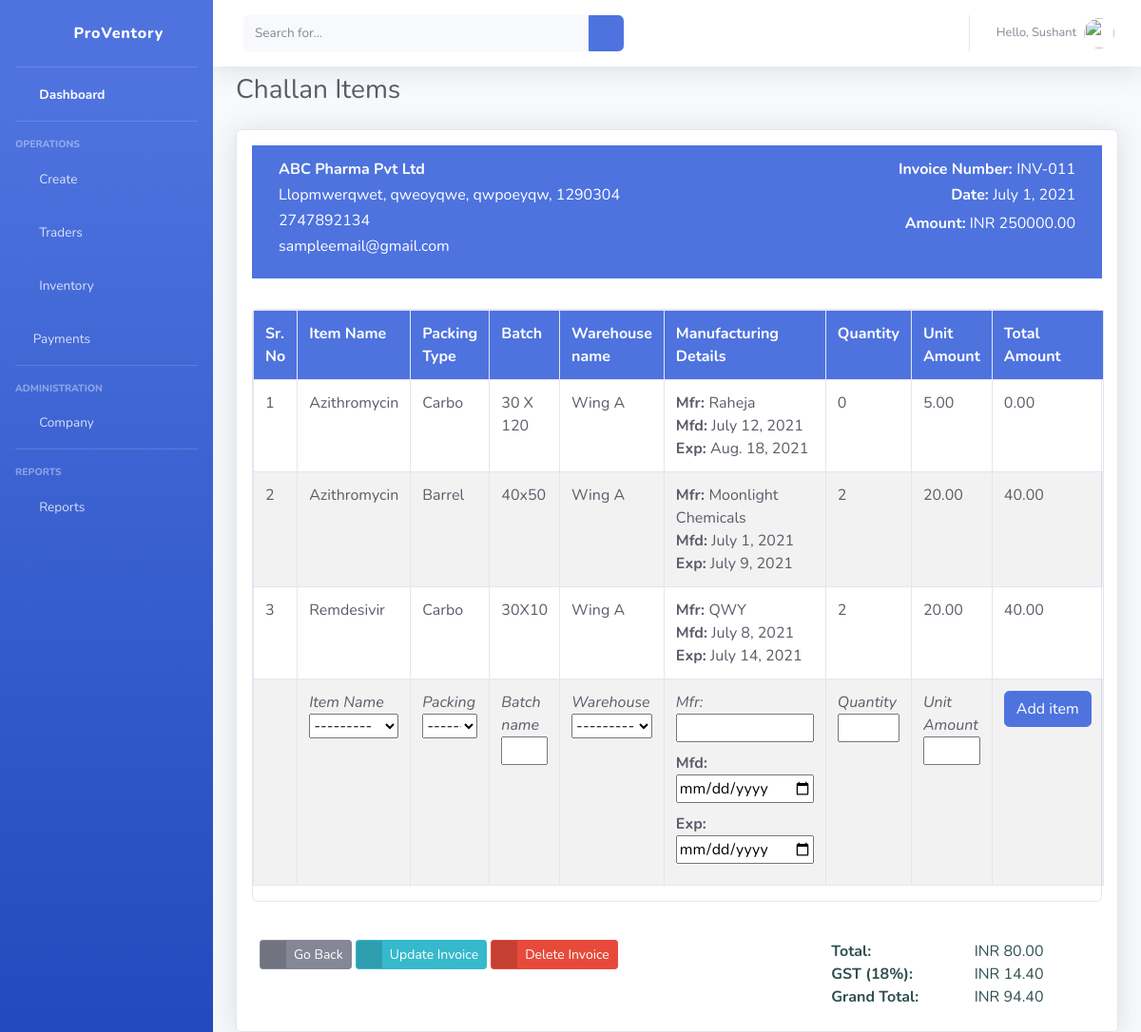
Page /invoice-items/1 (signed in) on the committed database.
### dashboard/models.py (models this page shows, shortened)
class Invoice(models.Model):
    trader_id = models.ForeignKey(Trader, null=True, on_delete=models.CASCADE)
    inv_no = models.CharField(max_length=50, null=True)
    inv_date = models.DateField(null=True)
    inv_amount = models.DecimalField(decimal_places=2, max_digits=10, validators=[MinValueValidator(Decimal('0.01'))])

class Trader(models.Model):
    name = models.CharField(max_length=100, null=True)
    address = models.CharField(max_length=200, null=True)
    email = models.EmailField(null=True)
    contact = models.CharField(max_length=50, null=True)
    gstin = models.CharField(max_length=20, null=True)
    date_added = models.DateField(auto_now=True)

class InvoiceItems(models.Model):
    invoice = models.ForeignKey(Invoice, null=True, on_delete=models.CASCADE)
    item_id = models.ForeignKey(Item, null=True, on_delete=models.DO_NOTHING)
    packing_id = models.ForeignKey(Packing, null=True, on_delete=models.DO_NOTHING)
    warehouse_id = models.ForeignKey(Warehouse, null=True, on_delete=models.DO_NOTHING)
    batch_name = models.CharField(max_length=50, null=True)
    manufacturer_name = models.CharField(max_length=50, null=True)
    manufacturing_date = models.DateField(null=True)
    expiry_date = models.DateField(null=True)
    quantity = models.PositiveIntegerField(null=True)
    unit_amount = models.DecimalField(null=True, max_digits=10, decimal_places=2, validators=[MinValueValidator(Decimal('0.01'))])
    total_amount = models.DecimalField(null=True, max_digits=10, decimal_places=2, validators=[MinValueValidator(Decimal('0.01'))])

class Item(models.Model):
    name = models.CharField(max_length=30, null=True)
    code = models.CharField(max_length=20, null=True, unique=True)
    details = models.CharField(max_length=80, null=True)
    def __str__(self):
        s = "["+self.code + "] "+self.name
        return s

class Packing(models.Model):
    type = models.CharField(max_length=20, null=True, unique=True)
    def __str__(self):
        return self.type

class Warehouse(models.Model):
    office_id = models.ForeignKey(Office, null=True, on_delete=models.CASCADE)
    name = models.CharField(max_length=50, null=True)
    code = models.CharField(max_length=10, null=True, unique=True)
    date_added = models.DateField()
    def __str__(self):
        s = "["+self.code+"] "+self.name
        return s

### dashboard/views.py (the view)
# urls.py: path('invoice-items/<int:invoice>', views.viewInvoiceItems, name='invoice-items'),
@login_required(login_url='login')
def viewInvoiceItems(request, invoice):
    pageTitle = "Add challan items | ProVentory - IMS"
    pageHeading = "Challan Items"
    createButtonText = ""
    currentInvoice = Invoice.objects.get(pk=invoice)
    invoiceItems = InvoiceItems.objects.filter(invoice=currentInvoice.id)
    total_amount = 0
    gst = 0
    grand_total = 0
    if InvoiceItems.objects.filter(invoice=currentInvoice.id).count() > 0:
        total_amount = round(
            InvoiceItems.objects.filter(invoice=currentInvoice.id).aggregate(Sum('total_amount'))['total_amount__sum'],
            2)
        gst = round(total_amount * decimal.Decimal(0.18), 2)
        grand_total = total_amount + gst
    if request.method == "POST":
        form = AddInvoiceItemsForm(request.POST)
        if form.is_valid():
            newItem = form.save(commit=False)
            newItem.invoice = currentInvoice
            newItem.total_amount = newItem.quantity * newItem.unit_amount
            newItem.save()
            messages.success(request, "Item added successfully")
            return redirect(reverse('invoice-items', kwargs={'invoice': currentInvoice.id}))
        else:
            if form.errors:
                for err in form.errors:
                    messages.error(request, cleanhtml(str(form.errors[err])))
    else:
        form = AddInvoiceItemsForm()
    context = {
        "title": pageTitle,
        "heading": pageHeading,
        "createButtonText": createButtonText,
        "currentInvoice": currentInvoice,
        "invoiceItems": invoiceItems,
        "addInvoiceItemsForm": form,
        "total_amount": total_amount,
        "gst": gst,
        "grand_total": grand_total
    }
    return render(request, "dashboard/invoice-items.html", context)

### templates/dashboard/invoice-items.html (shortened to what this page needs)
{% extends 'partials/base.html' %}
{% load crispy_forms_tags %}
{% block pageheading %} {{ heading }} {% endblock %}
{%block content %}
{% if user.is_authenticated and user.is_staff %}
<div class="card shadow">
    <div class="row m-3 p-3 bg-primary text-white" >
        <div class="col-md-6">
            <h6><b>{{ currentInvoice.trader_id.name }}</b></h6>
            <h6>{{ currentInvoice.trader_id.address }}</h6>
            <h6>{{ currentInvoice.trader_id.contact }}</h6>
            <h6>{{ currentInvoice.trader_id.email }}</h6>
        </div>
        <div class="col-md-6" style="text-align:right;">
            <h6><b>Invoice Number: </b>{{ currentInvoice.inv_no }}</h6>
            <h6><b>Date: </b>{{ currentInvoice.inv_date }}</h6>
            <b>Amount:</b> INR {{ currentInvoice.inv_amount }}
        </div>
    </div>
    <div class="row card m-3">
        <table id="itemsTable" class="table table-striped table-bordered text-dark">
            <tr class="bg-primary text-white">
                <th>Sr. No</th>
                <th>Item Name</th>
                <th>Packing Type</th>
                <th>Batch</th>
                <th>Warehouse name</th>
                <th>Manufacturing Details</th>
                <th>Quantity</th>
                <th>Unit Amount</th>
                <th>Total Amount</th>
            </tr>
            {% for item in invoiceItems %}
            <tr>
                <td>{{ forloop.counter }}</td>
                <td>{{ item.item_id.name }}<br>
                <a href="{% url 'update-invoice-item' item.id %}" class="btn btn-sm"><i class="fas fa-pen" style="color:#F0C33C;"></i></a>
                    <a href="{% url 'delete-invoice-item' item.id %}" class="btn btn-sm"><i class="fas fa-trash" style="color:#DC3545;"></i></a></td>
                <td>{{ item.packing_id.type }}</td>
                <td>{{ item.batch_name }}</td>
                <td>{{ item.warehouse_id.name }}</td>
                <td><b>Mfr: </b> {{ item.manufacturer_name }}<br>
                <b>Mfd: </b>{{ item.manufacturing_date }}<br>
                <b>Exp: </b>{{ item.expiry_date }}</td>
                <td>{{ item.quantity }}</td>
                <td>{{ item.unit_amount }}</td>
                <td>{{  item.total_amount }}</td>
            </tr>
            {% endfor %}
            <tr>
                <td></td>
                <form method="POST">
                    <td><i>Item Name</i>{{ addInvoiceItemsForm.item_id }}</td>
                <td><i>Packing</i>{{ addInvoiceItemsForm.packing_id }}</td>
                <td><i>Batch name</i>{{ addInvoiceItemsForm.batch_name }}</td>
                <td><i>Warehouse</i>{{ addInvoiceItemsForm.warehouse_id }}</td>
                <td><i>Mfr:</i>{{ addInvoiceItemsForm.manufacturer_name }}<br>
                    <b>Mfd: </b>{{ addInvoiceItemsForm.manufacturing_date }}<br>
                    <b>Exp: </b>{{ addInvoiceItemsForm.expiry_date }}</td>
                <td><i>Quantity</i>{{ addInvoiceItemsForm.quantity }}</td>
                <td><i>Unit Amount</i>{{ addInvoiceItemsForm.unit_amount}}</td>
                <td><input class="btn btn-primary float-right" type="submit" value="Add item"></td>
            </form>
            </tr>
        </table>
    </div>
    <div class="row p-4">
        <div class="col-md-8">
            <a href="{% url 'view-invoice' %}" class="btn btn-secondary btn-sm btn-icon-split">
                <span class="icon"><i class="fas fa-arrow-left"></i></span>
                <span class="text">Go Back</span>
            </a>
            <a href="{% url 'update-invoice' currentInvoice.id %}" class="btn btn-info btn-sm btn-icon-split">
                <span class="icon"><i class="fas fa-pen"></i></span>
                <span class="text">Update Invoice</span>
            </a>
            <a href="{% url 'delete-invoice' currentInvoice.id %}" class="btn btn-danger btn-sm btn-icon-split">
                <span class="icon"><i class="fas fa-trash"></i></span>
                <span class="text">Delete Invoice</span>
            </a>
        </div>
        <div class="col-md-4">
            <div class="row">
            <div class="col-md-6"><b>Total:</b></div>
            <div class="col-md-6" style="text-align:left;">INR {{ total_amount }}</div>
            <div class="col-md-6"><b>GST (18%):</b></div>
            <div class="col-md-6" style="text-align:left;">INR {{ gst }}</div>
            <div class="col-md-6"><b>Grand Total:</b></div>
            <div class="col-md-6" style="text-align:left;">INR {{ grand_total }}</div>
            </div>
        </div>
    </div>
</div>
{% endif %}
{% endblock %}

### templates/partials/base.html (shortened to what this page needs)
<!DOCTYPE html>
<html lang="en">
{% load static %}
{% load crispy_forms_tags %}
<head>
    <link href="{% static 'dashboard/vendor/fontawesome-free/css/all.min.css' %}" rel="stylesheet" type="text/css">
    <link href="{% static 'dashboard/css/sb-admin-2.min.css' %}" rel="stylesheet">
    <link href="{% static 'dashboard/css/customstyle.css' %}" rel="stylesheet">
    <link rel="stylesheet" type="text/css" href="https://cdn.datatables.net/1.10.25/css/jquery.dataTables.css">
    <link href="https://cdnjs.cloudflare.com/ajax/libs/toastr.js/2.0.1/css/toastr.css" rel="stylesheet"/>
</head>
<body id="page-top">
<div id="wrapper">
    <ul class="navbar-nav bg-gradient-primary sidebar sidebar-dark accordion" id="accordionSidebar">
        <a class="sidebar-brand d-flex align-items-center justify-content-center" href="{% url 'index' %}">
            <div class="sidebar-brand-icon rotate-n-15">
                <i class="fas fa-boxes"></i>
            </div>
            <div class="sidebar-brand-text mx-3">ProVentory</div>
        </a>
        <hr class="sidebar-divider my-0">
        <li class="nav-item active">
            <a class="nav-link" href="{% url 'index' %}">
                <i class="fas fa-fw fa-tachometer-alt"></i>
                <span>Dashboard</span></a>
        </li>
        <hr class="sidebar-divider">
        <div class="sidebar-heading">
            Operations
        </div>
        <li class="nav-item">
            <a class="nav-link collapsed" href="#" data-toggle="collapse" data-target="#collapseOne"
               aria-expanded="true" aria-controls="collapseOne">
                <i class="fas fa-fw fa-plus-circle"></i>
                <span>Create</span>
            </a>
        </li>
        <li class="nav-item">
            <a class="nav-link collapsed" href="#" data-toggle="collapse" data-target="#collapseTwo"
               aria-expanded="true" aria-controls="collapseTwo">
                <i class="fas fa-fw fa-users"></i>
                <span>Traders</span>
            </a>
        </li>
        <li class="nav-item">
            <a class="nav-link collapsed" href="#" data-toggle="collapse" data-target="#collapseUtilities"
               aria-expanded="true" aria-controls="collapseUtilities">
                <i class="fas fa-fw fa-box"></i>
                <span>Inventory</span>
            </a>
        </li>
        <li class="nav-item">
            <a class="nav-link collapsed" href="#" data-toggle="collapse" data-target="#collapsePayments"
               aria-expanded="true" aria-controls="collapsePayments">
                <i class="far fa-money-bill-alt"></i>
                <span>Payments</span>
            </a>
        </li>
        <hr class="sidebar-divider">
        <div class="sidebar-heading">
            Administration
        </div>
        <li class="nav-item">
            <a class="nav-link collapsed" href="#" data-toggle="collapse" data-target="#collapseCompany"
               aria-expanded="true" aria-controls="collapseCompany">
                <i class="fas fa-fw fa-building"></i>
                <span>Company</span>
            </a>
        </li>
        <hr class="sidebar-divider">
        <div class="sidebar-heading">
            Reports
        </div>
        <li class="nav-item">
            <a class="nav-link collapsed" href="#" data-toggle="collapse" data-target="#collapsePages"
               aria-expanded="true" aria-controls="collapsePages">
                <i class="fas fa-fw fa-chart-area"></i>
                <span>Reports</span>
            </a>
        </li>
    </ul>
    <div id="content-wrapper" class="d-flex flex-column">
        <div id="content">
            <nav class="navbar navbar-expand navbar-light bg-white topbar mb-2 static-top shadow">
                <form
                        class="d-none d-sm-inline-block form-inline mr-auto ml-md-3 my-2 my-md-0 mw-100 navbar-search">
                    <div class="input-group">
                        <input type="text" class="form-control bg-light border-0 small" placeholder="Search for..."
                               aria-label="Search" aria-describedby="basic-addon2">
                        <div class="input-group-append">
                            <button class="btn btn-primary" type="button">
                                <i class="fas fa-search fa-sm"></i>
                            </button>
                        </div>
                    </div>
                </form>
                <ul class="navbar-nav ml-auto">
                    <li class="nav-item dropdown no-arrow">
                        <a class="nav-link dropdown-toggle" href="#" id="userDropdown" role="button"
                           data-toggle="dropdown" aria-haspopup="true" aria-expanded="false">
                            <span class="mr-2 d-none d-lg-inline text-gray-600 small">Hello, {{request.user.first_name}}</span>
                            <img class="img-profile rounded-circle"
                                 src="{% static 'dashboard/img/undraw_profile.svg' %}">
                        </a>
                    </li>
                </ul>
            </nav>
            <div class="container-fluid">
                <div class="d-sm-flex align-items-center justify-content-between mb-4">
                    <h1 class="h3 mb-0 text-gray-800">{% block pageheading %} {% endblock %}</h1>
                </div>
                {% block content%} {% endblock %}
            </div>
        </div>
    </div>
</div>
<link rel="stylesheet" type="text/css" href="https://cdn.datatables.net/v/dt/jszip-2.5.0/dt-1.10.25/af-2.3.7/b-1.7.1/b-colvis-1.7.1/b-html5-1.7.1/b-print-1.7.1/cr-1.5.4/date-1.1.0/fc-3.3.3/kt-2.6.2/r-2.2.9/rg-1.1.3/rr-1.2.8/sl-1.3.3/datatables.min.css"/>
</body>
</html>

### dashboard/static/dashboard/css/customstyle.css (style rules this page uses)
body { color:darkslategray; }

### rows in the picture
Invoice: trader_id.name "ABC Pharma Pvt Ltd", trader_id.address "Llopmwerqwet, qweoyqwe, qwpoeyqw, 1290304", trader_id.contact "2747892134", trader_id.email "sampleemail@gmail.com", inv_no "INV-011", inv_date "July 1, 2021", inv_amount "250000.00"
InvoiceItems: item_id.name "Azithromycin", packing_id.type "Carbo", batch_name "30 X 120", warehouse_id.name "Wing A", manufacturer_name "Raheja", manufacturing_date "July 12, 2021", expiry_date "Aug. 18, 2021", quantity "0", unit_amount "5.00", total_amount "0.00"
InvoiceItems: item_id.name "Azithromycin", packing_id.type "Barrel", batch_name "40x50", warehouse_id.name "Wing A", manufacturer_name "Moonlight Chemicals", manufacturing_date "July 1, 2021", expiry_date "July 9, 2021", quantity "2", unit_amount "20.00", total_amount "40.00"
InvoiceItems: item_id.name "Remdesivir", packing_id.type "Carbo", batch_name "30X10", warehouse_id.name "Wing A", manufacturer_name "QWY", manufacturing_date "July 8, 2021", expiry_date "July 14, 2021", quantity "2", unit_amount "20.00", total_amount "40.00"

### other values in the picture
{{ request.user.first_name }} "Sushant"
{{ heading }} "Challan Items"
{{ total_amount }} "80.00"
{{ gst }} "14.40"
{{ grand_total }} "94.40"
